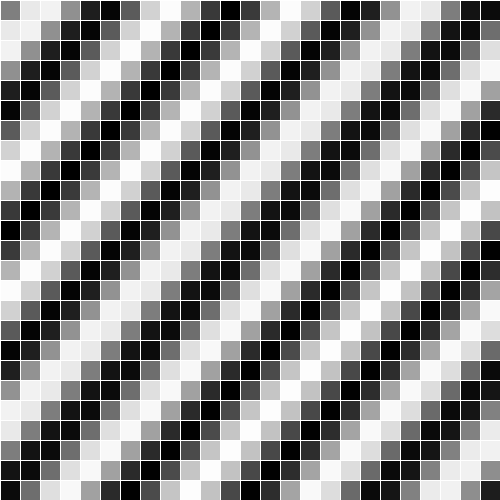
Frame 1 (no input)
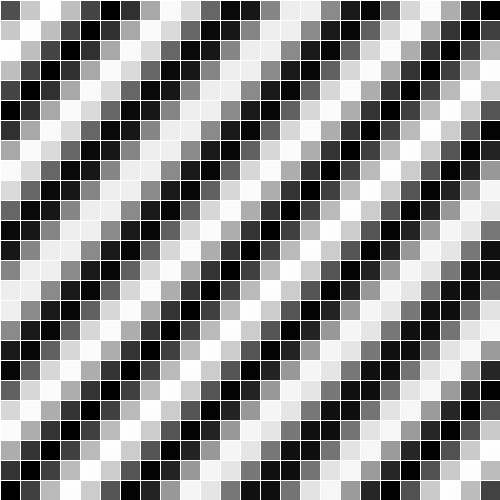
Frame 60 (the mouse pressed at the canvas centre just before this capture)
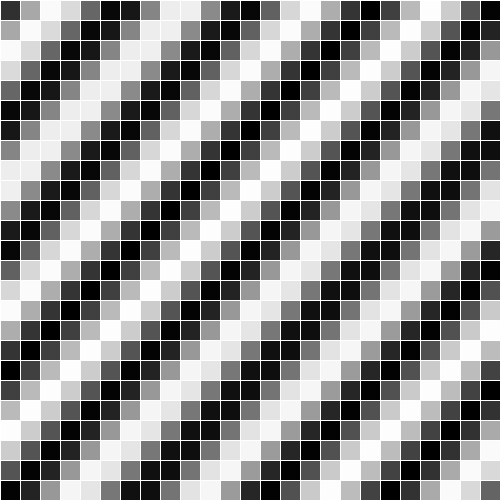
Frame 120 (the mouse held since frame 60 and released just before this capture)

The Processing sketch that drew these frames (run headless with seeded random() and noise(); from frame 60 on, the mouse is pressed at the canvas centre):

// Processing sketch: two_dimension_array_sine
// ── two_dimension_array_sine.pde
Cell[][] grid;

void setup() {
  size(500, 500);
  grid = new Cell[width/20][height/20];
  for(int i=0; i<width/20; i++){
    for(int j=0; j<height/20; j++){
      grid[i][j] = new Cell(i*20,j*20,i+j);
    }
  }
}

void draw() {
  background(255);
  
  for(int i=0; i<width/20; i++){
    for(int j=0; j<height/20; j++){
      grid[i][j].display();
      grid[i][j].oscillate();
    }
  }
}
// ── Cell.pde
class Cell {
  float x;
  float y;
  float angle;

  Cell(float x, float y, float angle) {
    this.x = x;
    this.y = y;
    this.angle = angle;
  }
  
  void oscillate(){
   this.angle += 0.1; 
  }
  void display() {
    stroke(255);
    fill(127+127*sin(this.angle));
    rect(this.x, this.y, 20, 20);
  }
}
